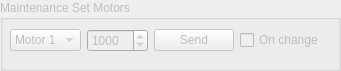
   <widget class="QGroupBox" name="TxMaintenanceGroup">
    <property name="enabled">
     <bool>false</bool>
    </property>
    <property name="geometry">
     <rect>
      <x>30</x>
      <y>310</y>
      <width>341</width>
      <height>71</height>
     </rect>
    </property>
    <property name="title">
     <string>Maintenance Set Motors</string>
    </property>
    <widget class="QWidget" name="horizontalLayoutWidget">
     <property name="geometry">
      <rect>
       <x>10</x>
       <y>20</y>
       <width>309</width>
       <height>41</height>
      </rect>
     </property>
     <layout class="QHBoxLayout" name="horizontalLayout">
      <item>
       <widget class="QComboBox" name="comboSetCommandId">
        <item>
         <property name="text">
          <string>Motor 1</string>
         </property>
        </item>
        <item>
         <property name="text">
          <string>Motor 2</string>
         </property>
        </item>
        <item>
         <property name="text">
          <string>Motor 3</string>
         </property>
        </item>
        <item>
         <property name="text">
          <string>Motor 4</string>
         </property>
        </item>
        <item>
         <property name="text">
          <string>All</string>
         </property>
        </item>
        <item>
         <property name="text">
          <string>Control</string>
         </property>
        </item>
       </widget>
      </item>
      <item>
       <widget class="QSpinBox" name="spinSetMaintenanceValue">
        <property name="maximum">
         <number>20000</number>
        </property>
        <property name="singleStep">
         <number>1</number>
        </property>
        <property name="value">
         <number>1000</number>
        </property>
       </widget>
      </item>
      <item>
       <widget class="QPushButton" name="btnSendMaintenanceCommand">
        <property name="text">
         <string>Send</string>
        </property>
       </widget>
      </item>
      <item>
       <widget class="QCheckBox" name="checkSpinOnChange">
        <property name="text">
         <string>On change</string>
        </property>
       </widget>
      </item>
     </layout>
    </widget>
   </widget>
